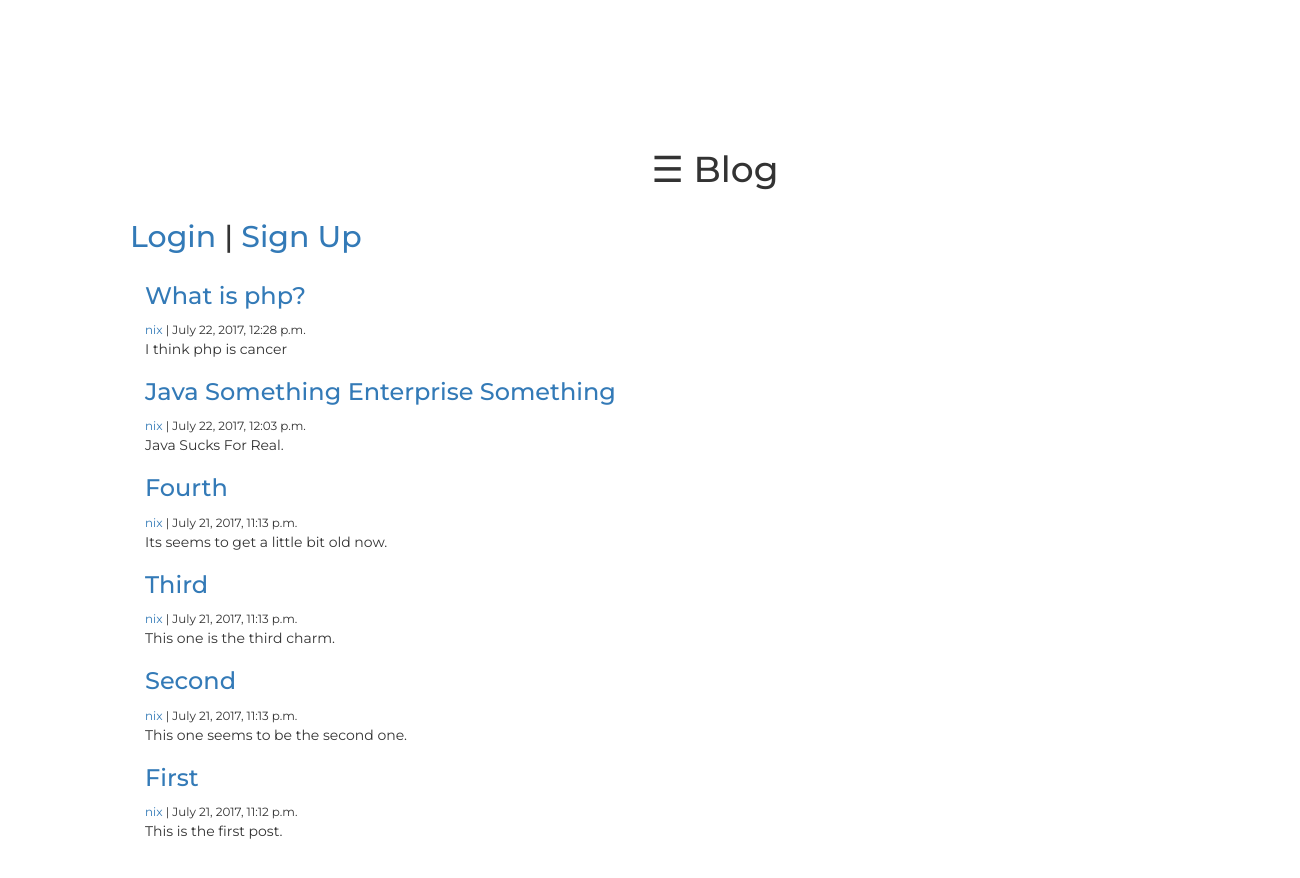
The app's page /, older data.
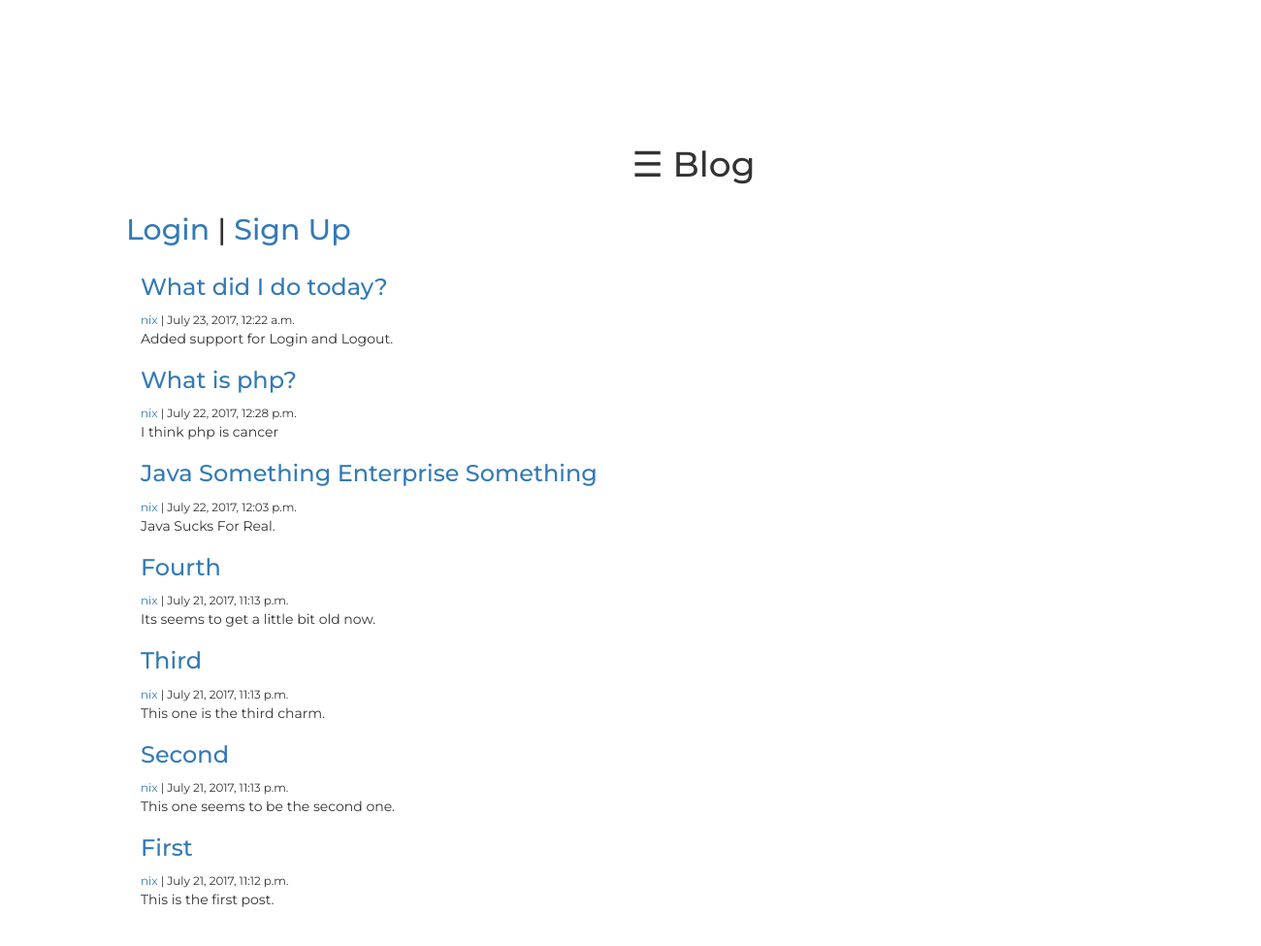
The same page, newer data.
### content/models.py (models this page shows, shortened)
class Post(models.Model):
	author			=	models.ForeignKey('auth.User')
	title			=	models.CharField(max_length=200)
	text			=	models.TextField()
	created_date	=	models.DateTimeField(default=timezone.now)
	published_date	=	models.DateTimeField(blank=True,	null=True)
	def	__str__(self):
		return	self.title

### content/views.py (the view)
# urls.py: url(r'^$', views.post_list, name='post_list'),
def post_list(request):
	template_name = 'post_list.html'
	post = Post.objects.all().order_by('-created_date')
	context = {'Post' : post}
	print(context)
	return render(request, template_name, context)

### templates/post_list.html
{% extends 'base.html' %}
{%block content%}
{% for post in Post %}
<div>
<h3><a	href="{%url	'post_detail' pk=post.pk%}">{{post.title}}</a></h3> <small><a	href="{%url	'post_user' slug=post.author%}">{{post.author}}</a> | {{post.created_date}}</small>
<br/>
<p>
	{{post.text}}
</p>
</div>
{% endfor %}
{%endblock content%}

### templates/base.html (shortened to what this page needs)
<!DOCTYPE html>
<html lang=en>
<head>
</head>
<body style = "padding: 10%">
{% include 'snippets/nav.html' %}
{% include 'snippets/css.html' %}
<div class = 'container'>
{% block content %}
{% endblock content %}
</div>
</body>
</html>

### templates/snippets/nav.html (shortened to what this page needs)
<div class = 'container' style="font-size:30px;cursor:pointer; text-align: center" onclick="openNav()"><h1>&#9776; Blog</h1></div><div><h2>{%  if  user.is_authenticated   %}<span>@{{user.username}}    </span><a  href="{%    url 'post_new'  %}" class="top-menu"><span  class="glyphicon    glyphicon-plus"></span></a><span><small><a href="{% url 'logout' %}">  Logout</a></small></span>{% else %}<a href="{% url 'login' %}">Login</a> | <a href="">Sign Up</a>{% endif %}
</h2></div>

### templates/snippets/css.html (shortened to what this page needs)
<link rel="stylesheet" href="https://maxcdn.bootstrapcdn.com/bootstrap/3.3.7/css/bootstrap.min.css">
<link rel="stylesheet" href="https://maxcdn.bootstrapcdn.com/bootstrap/3.3.7/css/bootstrap-theme.min.css">

### templates/snippets/nav.html (style rules this page uses)
body { margin: 0; font-family: 'Lato', sans-serif; }

### templates/snippets/css.html (style rules this page uses)
body { font-family:'Montserrat', sans-serif; }

Row changes from the older to the newer data that the page shows:
added Post: title "What did I do today?", author "nix", created_date "July 23, 2017, 12:22 a.m.", text "Added support for Login and Logout."
